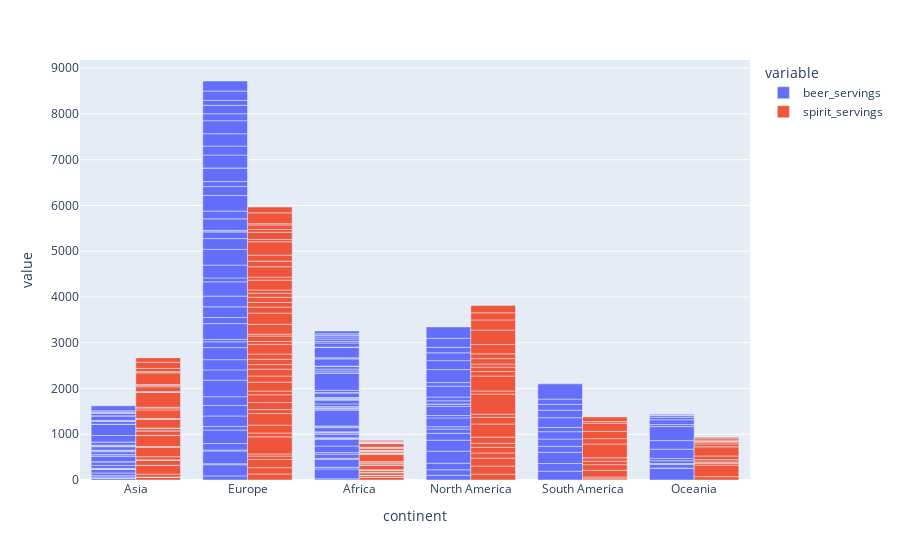

Notebook code cell kept with this figure:
### Markdown cell above
# Introduction

We will explore some simple ways of quickly getting good plotly graphs in this notebook.

One of the simple ways to plot a plotly graph for a pandas DataFrame is using plotly express as follows:

### Code cell
import pandas as pd
import plotly.express as px

df = pd.read_csv('http://bit.ly/drinksbycountry')
px.bar(df[['continent', 'beer_servings', 'spirit_servings']].melt(id_vars='continent'), x='continent', y='value', color='variable', barmode='group')

### Figure 1 — Plotly figure (JSON) as saved in the notebook; plotly's stock layout.template omitted (floating-point values rounded to 4 significant figures; data arrays with more than 128 entries replaced by an {"elided": "..."} marker saying what was removed)
{"data": [{"alignmentgroup": "True", "hoverlabel": {"namelength": 0}, "hovertemplate": "variable=beer_servings<br>continent=%{x}<br>value=%{y}", "legendgroup": "beer_servings", "marker": {"color": "#636efa"}, "name": "beer_servings", "offsetgroup": "beer_servings", "orientation": "v", "showlegend": true, "textposition": "auto", "type": "bar", "x": {"elided": "193 str values"}, "xaxis": "x", "y": {"elided": "193 int values"}, "yaxis": "y"}, {"alignmentgroup": "True", "hoverlabel": {"namelength": 0}, "hovertemplate": "variable=spirit_servings<br>continent=%{x}<br>value=%{y}", "legendgroup": "spirit_servings", "marker": {"color": "#EF553B"}, "name": "spirit_servings", "offsetgroup": "spirit_servings", "orientation": "v", "showlegend": true, "textposition": "auto", "type": "bar", "x": {"elided": "193 str values"}, "xaxis": "x", "y": {"elided": "193 int values"}, "yaxis": "y"}], "layout": {"barmode": "group", "legend": {"title": {"text": "variable"}, "tracegroupgap": 0}, "margin": {"t": 60}, "xaxis": {"anchor": "y", "domain": [0, 1], "title": {"text": "continent"}}, "yaxis": {"anchor": "x", "domain": [0, 1], "title": {"text": "value"}}}}
